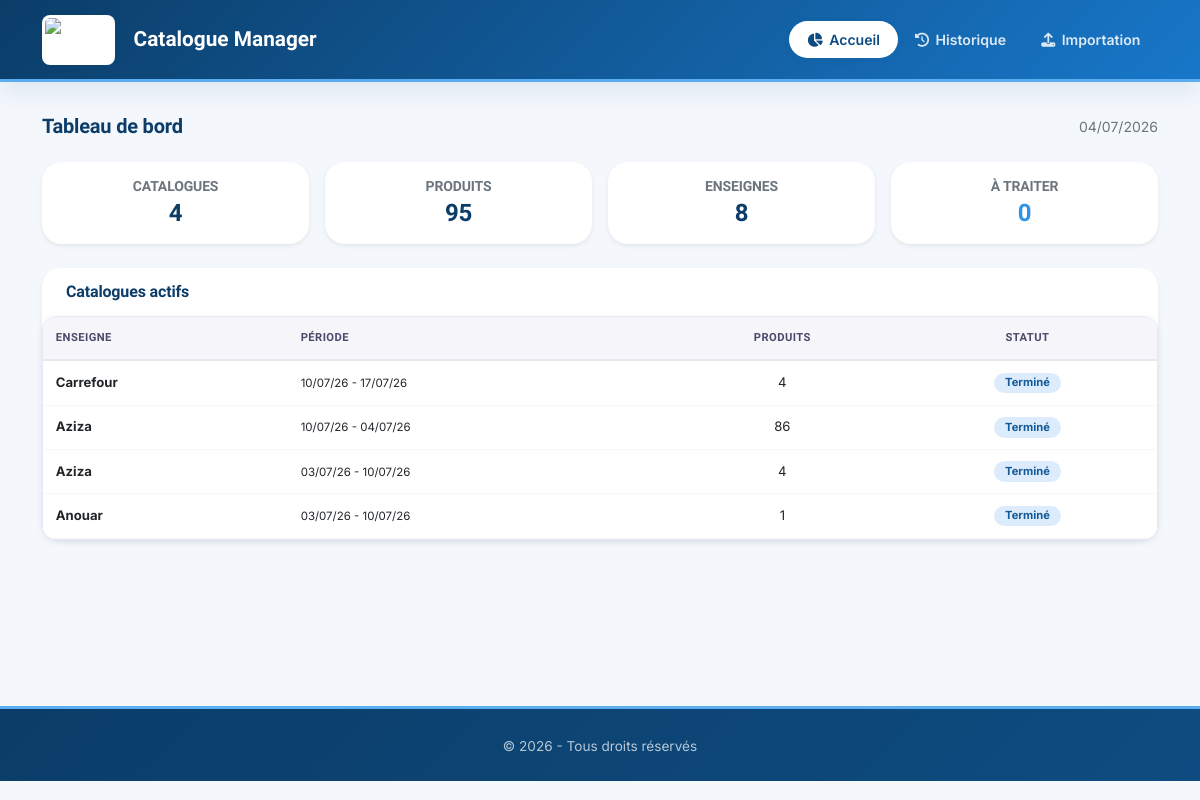
The app's page /, older data.
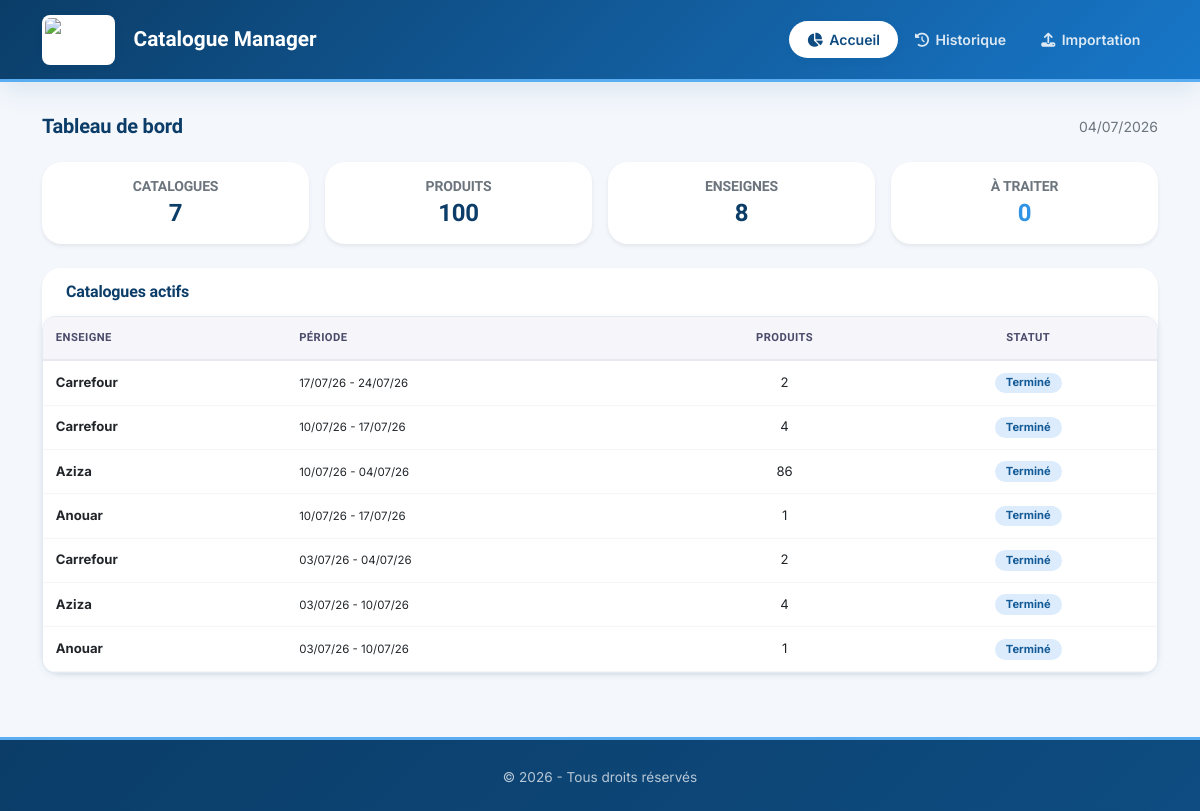
The same page, newer data.
### catalogue_app/models.py (models this page shows, shortened)
class Catalogue(models.Model):
    enseigne = models.ForeignKey(Enseigne, on_delete=models.CASCADE, verbose_name="Enseigne")
    date_debut = models.DateField(verbose_name="Date de début")
    date_fin = models.DateField(verbose_name="Date de fin")
    date_upload = models.DateTimeField(auto_now_add=True, verbose_name="Date d'upload")
    image_path = models.CharField(max_length=255, blank=True, null=True, verbose_name="Chemin de l'image")
    note = models.CharField(
        max_length=255,
        blank=True,
        null=True,
        verbose_name="Note (ex: Saint Valentin, Noël, Eid...)"
    )
    class Meta:
        unique_together = ['enseigne', 'date_debut', 'date_fin']
        verbose_name = "Catalogue"
        verbose_name_plural = "Catalogues"
        ordering = ['-date_upload']

class Enseigne(models.Model):
    ENSEIGNE_CHOICES = [
        ('MG', 'MG'),
        ('Carrefour', 'Carrefour'),
        ('Carrefour Market', 'Carrefour Market'),
        ('Carrefour Express', 'Carrefour Express'),
        ('Aziza', 'Aziza'),
        ('Anouar', 'Anouar'),
        ('Géant', 'Géant'),
        ('Monoprix', 'Monoprix'),
        ('autre', 'Autre'),
    ]
    nom = models.CharField(
        max_length=50,
        choices=ENSEIGNE_CHOICES,
        default='autre',
        verbose_name="Nom de l'enseigne"
    )
    created_at = models.DateTimeField(auto_now_add=True)
    class Meta:
        verbose_name = "Enseigne"
        verbose_name_plural = "Enseignes"
        ordering = ['nom']

### catalogue_app/views.py (the view)
# urls.py: path('', views.index, name='index'),
def index(request):
    from django.db.models import Count, Q
    from datetime import datetime
    total_catalogues = Catalogue.objects.count()
    total_produits_sauvegardes = Produit.objects.filter(est_sauvegarde=True).count()
    total_enseignes = Enseigne.objects.count()
    produits_a_traiter = Produit.objects.filter(est_sauvegarde=False).count()
    catalogues_actifs = Catalogue.objects.filter(
        date_fin__gte=datetime.now().date()
    ).annotate(
        nb_produits=Count('produits'),
        nb_sauvegardes=Count('produits', filter=Q(produits__est_sauvegarde=True)),
        nb_non_sauvegardes=Count('produits', filter=Q(produits__est_sauvegarde=False))
    ).filter(
        nb_produits__gt=0
    ).order_by('-date_debut')
    context = {
        'total_catalogues': total_catalogues,
        'total_produits_sauvegardes': total_produits_sauvegardes,
        'total_enseignes': total_enseignes,
        'produits_a_traiter': produits_a_traiter,
        'catalogues_actifs': catalogues_actifs,
    }
    return render(request, 'index.html', context)

### catalogue_app/templates/index.html
{% extends 'base.html' %}
{% load static %}
{% block content %}
<div class="d-flex justify-content-between align-items-center mb-4">
    <h5 class="fw-bold mb-0">
        Tableau de bord
    </h5>
    <span class="text-muted small">{% now "d/m/Y" %}</span>
</div>
<div class="row g-3 mb-4">
    <div class="col-md-3 col-6">
        <div class="card border-0 shadow-sm">
            <div class="card-body text-center py-3">
                <h6 class="text-muted small text-uppercase mb-1">Catalogues</h6>
                <h4 class="fw-bold mb-0">{{ total_catalogues|default:0 }}</h4>
            </div>
        </div>
    </div>
    <div class="col-md-3 col-6">
        <div class="card border-0 shadow-sm">
            <div class="card-body text-center py-3">
                <h6 class="text-muted small text-uppercase mb-1">Produits</h6>
                <h4 class="fw-bold mb-0">{{ total_produits_sauvegardes|default:0 }}</h4>
            </div>
        </div>
    </div>
    <div class="col-md-3 col-6">
        <div class="card border-0 shadow-sm">
            <div class="card-body text-center py-3">
                <h6 class="text-muted small text-uppercase mb-1">Enseignes</h6>
                <h4 class="fw-bold mb-0">{{ total_enseignes|default:0 }}</h4>
            </div>
        </div>
    </div>
    <div class="col-md-3 col-6">
        <div class="card border-0 shadow-sm">
            <div class="card-body text-center py-3">
                <h6 class="text-muted small text-uppercase mb-1">À traiter</h6>
                <h4 class="fw-bold mb-0" style="color: #2f93e6;">{{ produits_a_traiter|default:0 }}</h4>
            </div>
        </div>
    </div>
</div>
<div class="card border-0 shadow-sm">
    <div class="card-header bg-white border-0">
        <h6 class="fw-bold mb-0">
            Catalogues actifs
        </h6>
    </div>
    <div class="card-body p-0">
        {% if catalogues_actifs %}
            <div class="table-responsive">
                <table class="table table-hover mb-0">
                    <thead>
                        <tr>
                            <th>Enseigne</th>
                            <th>Période</th>
                            <th class="text-center">Produits</th>
                            <th class="text-center">Statut</th>
                        </tr>
                    </thead>
                    <tbody>
                        {% for catalogue in catalogues_actifs %}
                        <tr>
                            <td><strong>{{ catalogue.enseigne.nom }}</strong></td>
                            <td>
                                <small>
                                    {{ catalogue.date_debut|date:"d/m/y" }} - {{ catalogue.date_fin|date:"d/m/y" }}
                                </small>
                            </td>
                            <td class="text-center">{{ catalogue.nb_produits }}</td>
                            <td class="text-center">
                                {% if catalogue.nb_non_sauvegardes == 0 %}
                                    <span class="badge bg-success">Terminé</span>
                                {% elif catalogue.nb_sauvegardes == 0 %}
                                    <span class="badge bg-danger">Non traité</span>
                                {% else %}
                                    <span class="badge bg-warning text-dark">En cours ({{ catalogue.nb_sauvegardes }}/{{ catalogue.nb_produits }})</span>
                                {% endif %}
                            </td>
                        </tr>
                        {% endfor %}
                    </tbody>
                </table>
            </div>
        {% else %}
            <div class="text-center py-4 text-muted">
                <i class="fas fa-box-open fa-2x mb-2"></i>
                <p class="mb-0">Aucun catalogue actif</p>
            </div>
        {% endif %}
    </div>
</div>
{% endblock %}

### catalogue_app/templates/base.html (shortened to what this page needs)
{% load static %}
<!DOCTYPE html>
<html lang="fr">
<head>
    <link href="https://cdn.jsdelivr.net/npm/bootstrap@5.2.3/dist/css/bootstrap.min.css" rel="stylesheet">
    <link rel="stylesheet" href="https://cdnjs.cloudflare.com/ajax/libs/font-awesome/6.4.0/css/all.min.css">
    <link rel="stylesheet" href="{% static 'css/delice_style.css' %}">
</head>
<body>
    <nav class="navbar navbar-expand-lg navbar-delice">
        <div class="container">
            <div class="navbar-brand">
                <img src="{% static 'images/logo_delice.png' %}" alt="Délice" class="brand-logo" style="height: 50px; width: auto;">
                <span class="ms-2 fw-bold" style="font-size: 1.3rem;">Catalogue Manager</span>
            </div>
            <div class="collapse navbar-collapse" id="navbarNav">
                <ul class="navbar-nav ms-auto">
                    <li class="nav-item">
                        <a class="nav-link {% if request.resolver_match.url_name == 'index' %}active{% endif %}" href="{% url 'index' %}">
                            <i class="fas fa-chart-pie"></i>Accueil
                        </a>
                    </li>
                    <li class="nav-item">
                        <a class="nav-link {% if request.resolver_match.url_name == 'product_list' %}active{% endif %}" href="{% url 'product_list' %}">
                            <i class="fas fa-history"></i>Historique
                        </a>
                    </li>
                    <li class="nav-item">
                        <a class="nav-link {% if request.resolver_match.url_name == 'upload' %}active{% endif %}" href="{% url 'upload' %}">
                            <i class="fas fa-upload"></i>Importation
                        </a>
                    </li>
                </ul>
            </div>
        </div>
    </nav>
    <main class="container py-3">
        {% block content %}{% endblock %}
    </main>
    <footer class="footer-delice">
        <div class="container">
            &copy; {% now "Y" %} - Tous droits réservés
        </div>
    </footer>
</body>
</html>

### catalogue_app/static/css/delice_style.css (style rules this page uses)
:root { --blue-900: #0b3d68; --blue-800: #0e4c81; --blue-700: #135a96; --blue-600: #1877c9; --blue-500: #2f93e6; --blue-400: #5aadf0; --blue-300: #85c4f5; --blue-200: #b0d9f9; --blue-100: #dcecfc; --blue-50: #f0f7fe; --gray-900: #1a1a2e; --gray-800: #2d2d44; --gray-700: #4a4a6a; --gray-600: #6b6b8a; --gray-500: #9a9ab0; --gray-400: #b8b8cc; --gray-300: #d4d4e0; --gray-200: #e8e8f0; --gray-100: #f5f5fa; --gray-50: #fafaff; --sky: #f4f8fd; --surface: #ffffff; --line: #e3eaf3; --font-display: 'Sora', 'Segoe UI', Arial, sans-serif; --font-body: 'Inter', 'Segoe UI', Arial, sans-serif; --radius-sm: 8px; --radius-md: 14px; --radius-lg: 20px; --radius-xl: 26px; --shadow-sm: 0 2px 8px rgba(11, 61, 104, 0.06); --shadow-md: 0 8px 28px rgba(11, 61, 104, 0.10); --shadow-lg: 0 16px 48px rgba(11, 61, 104, 0.14); --shadow-xl: 0 24px 64px rgba(11, 61, 104, 0.18); --transition-fast: 0.15s ease; --transition-normal: 0.25s ease; --transition-slow: 0.4s ease; }
html, body { background: var(--sky); font-family: var(--font-body); color: var(--gray-800); min-height: 100vh; }
h1, h2, h3, h4, h5, h6 { font-family: var(--font-display); color: var(--blue-900); font-weight: 700; letter-spacing: -0.01em; }
main.container { min-height: 70vh; padding-top: 0.5rem; }
a { color: var(--blue-700); text-decoration: none; transition: color var(--transition-fast); }
.navbar-delice { background: linear-gradient(135deg, var(--blue-900) 0%, var(--blue-600) 100%); padding: 0.6rem 0; position: sticky; top: 0; z-index: 1050; box-shadow: var(--shadow-md); border-bottom: 3px solid var(--blue-400); }
.navbar-delice .navbar-brand { display: flex; align-items: center; gap: 0.65rem; font-family: var(--font-display); font-weight: 700; font-size: 1.15rem; color: #ffffff !important; }
.navbar-delice .navbar-brand .brand-logo { height: 34px; width: 34px; border-radius: var(--radius-sm); background: #ffffff; padding: 3px; object-fit: contain; box-shadow: var(--shadow-sm); }
.navbar-delice .nav-link { color: rgba(255,255,255,0.85) !important; font-weight: 600; font-size: 0.88rem; padding: 0.5rem 1.1rem !important; border-radius: 9999px; transition: all var(--transition-normal); }
.navbar-delice .nav-link i { margin-right: 0.4rem; }
.navbar-delice .nav-link.active { background: #ffffff; color: var(--blue-800) !important; box-shadow: var(--shadow-sm); }
.card { border: 1px solid var(--line); border-radius: var(--radius-lg); box-shadow: var(--shadow-sm); transition: all var(--transition-normal); background: var(--surface); }
.card-header { border-radius: calc(var(--radius-lg) - 1px) calc(var(--radius-lg) - 1px) 0 0 !important; font-family: var(--font-display); font-weight: 700; border-bottom: 1px solid var(--line); background: var(--gray-50); padding: 0.9rem 1.5rem; }
.card-body { padding: 1.25rem 1.5rem; }
.table-responsive { border-radius: var(--radius-md); overflow-x: auto; overflow-y: visible; border: 1px solid var(--line); background: var(--surface); box-shadow: var(--shadow-sm); -webkit-overflow-scrolling: touch; }
.table { font-size: 0.82rem; border-collapse: separate; border-spacing: 0; width: 100%; min-width: 1000px; margin-bottom: 0; }
.table thead th { background: var(--gray-100); color: var(--gray-700); font-family: var(--font-display); font-weight: 700; font-size: 0.7rem; text-transform: uppercase; letter-spacing: 0.04em; border-bottom: 2px solid var(--gray-200); padding: 0.8rem 0.8rem; white-space: nowrap; position: sticky; top: 0; z-index: 10; }
.table tbody td { padding: 0.7rem 0.8rem; vertical-align: middle; border-bottom: 1px solid var(--gray-100); background: var(--surface); }
.table tbody tr { transition: all var(--transition-fast); }
.badge { font-weight: 700; padding: 0.3rem 0.7rem; border-radius: 9999px; font-size: 0.7rem; display: inline-flex; align-items: center; gap: 0.3rem; }
.badge.bg-success { background: var(--blue-100) !important; color: var(--blue-700) !important; }
.footer-delice { margin-top: 3rem; padding: 1.5rem 0; background: linear-gradient(135deg, var(--blue-900) 0%, var(--blue-800) 100%); color: rgba(255,255,255,0.7); font-size: 0.85rem; text-align: center; border-top: 3px solid var(--blue-400); }

Row changes from the older to the newer data that the page shows:
added Catalogue: enseigne.nom "Carrefour", date_debut "17/07/26", date_fin "24/07/26", nb_produits "2", shows "Terminé"
added Catalogue: enseigne.nom "Anouar", date_debut "10/07/26", date_fin "17/07/26", nb_produits "1", shows "Terminé"
added Catalogue: enseigne.nom "Carrefour", date_debut "03/07/26", date_fin "04/07/26", nb_produits "2", shows "Terminé"
Text that changed along with them:
{{ total_catalogues|default:0 }}: "4" → "7"
{{ total_produits_sauvegardes|default:0 }}: "95" → "100"
